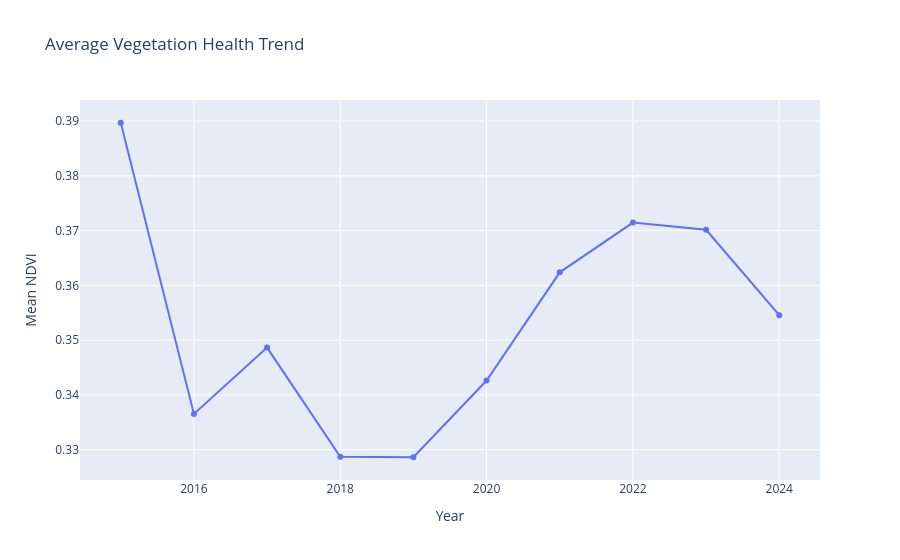

Notebook source saved alongside this figure:
### Code cell
ndvi_trend = (
    master
    .groupby("Year")["NDVI"]
    .mean()
    .reset_index()
)

fig = px.line(
    ndvi_trend,
    x="Year",
    y="NDVI",
    markers=True,
    title="Average Vegetation Health Trend"
)

fig.update_layout(
    xaxis_title="Year",
    yaxis_title="Mean NDVI"
)

fig.show()

### Figure 1 — Plotly figure (JSON) as saved in the notebook; plotly's stock layout.template omitted (floating-point values rounded to 4 significant figures)
{"data": [{"hovertemplate": "Year=%{x}<br>NDVI=%{y}<extra></extra>", "legendgroup": "", "line": {"color": "#636efa", "dash": "solid"}, "marker": {"symbol": "circle"}, "mode": "lines+markers", "name": "", "orientation": "v", "showlegend": false, "type": "scatter", "x": [2015.0, 2016.0, 2017.0, 2018.0, 2019.0, 2020.0, 2021.0, 2022.0, 2023.0, 2024.0], "xaxis": "x", "y": [0.3897, 0.3365, 0.3486, 0.3287, 0.3286, 0.3426, 0.3624, 0.3715, 0.3702, 0.3546], "yaxis": "y"}], "layout": {"legend": {"tracegroupgap": 0}, "title": {"text": "Average Vegetation Health Trend"}, "xaxis": {"anchor": "y", "domain": [0, 1], "title": {"text": "Year"}}, "yaxis": {"anchor": "x", "domain": [0, 1], "title": {"text": "Mean NDVI"}}}}
